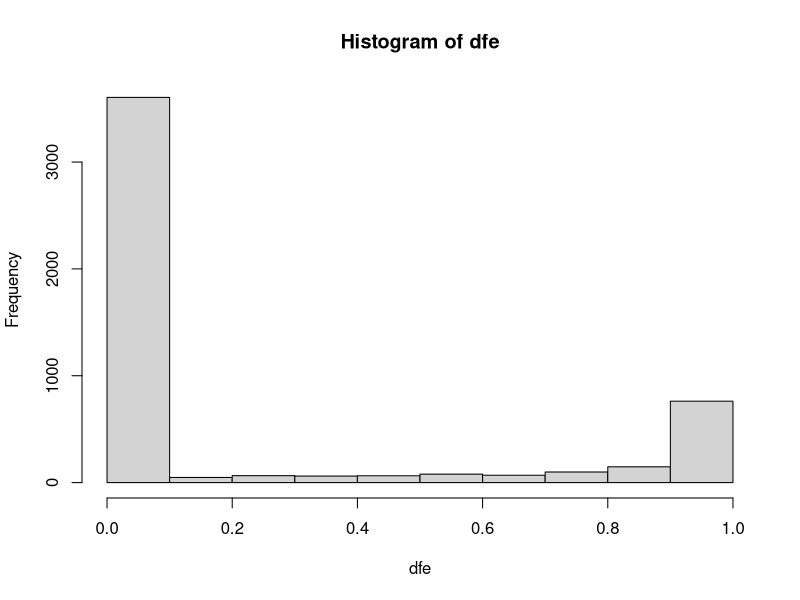

This chart was generated by the following R code:
# The purpose of this code is to compare the impact of
# achiasmatic meiosis on fusions of large or small autosomes
# with sex chromosomes we will build a canonically inspired
# model where the sex chromosome has an SDL and the autosomes have 
# SA loci

#  sex chromosome         autosome 1         autosome 2
#  1-12(PAR) SDL 14-25    26-35 SA 37-50     51-60 SA 62-100
#

# SDL 0=X 1=Y
# SA 0=female benefit; 1=male benefit
# All other loci are general fitness loci with values from 0-1
# reflecting their fitness. Fitness will be multiplicative

# genotype at SA    male      female
#  00                1-s      1
#  01                1-.5s    1-.5s
#  11                1        1-s
#

# for all models females will recombine on all chromosomes
# for achiasmatic model males will have no recombination on
# any chromosomes but females will recombine as normal
# males that are chiasmatic will recombine only in the PAR 
# region on the sex chromosome.



# variables
# s: the selection coefficient for SA .5
# dfe: vector of selection coefficients for general fitness loci
# gen: number of generations to run
# iter: number of trials to use
# 

# 1 make random starting genomes
# Input the number of genomes, output a list where each entry is a genome
GetPop <- function(N){
  pop <- vector(mode = "list", length = N)
  for(i in 1:N){
    # Set all general fitness loci equal to 1
    pop[[i]] <- matrix(rep(1, 200), nrow = 2, ncol = 100)
    # Set each SDL to 1 or 0 with prob of 0.5, because 50% chance of being male
    # or female, but make it impossible to have 2 Y chromosomes
    pop[[i]][,13] <- sample(c(0,0,0,1), size = 2, replace = F)
    # TODO Should SAL have equal probability of being male or female benefit?
    pop[[i]][,36] <- sample(0:1, size = 2, replace = T, prob = rep(0.5,2))
    pop[[i]][,61] <- sample(0:1, size = 2, replace = T, prob = rep(0.5,2))
  }
  return(pop)
}

# 2 assess fitness
# pop = list of genomes from GetPop()
# s36 = selection coefficient on sexually-antagonistic locus at 36
# s61 = selection coefficient on sexually-antagonistic locus at 61
GetFit <- function(pop, s36, s61){
  # Initialize a vector of fitness values for all individuals in the population
  pop_fits <- vector(mode = "numeric", length = length(pop))
  
  # Iterate through each individual in the population
  for(i in 1:length(pop)){
    # Create a vector of averaged fitness values of ALL homologous loci, 
    # excluding the SDL and SAL
    locus_fits <- colSums(pop[[i]][,-c(13,36,61)])/2
    
    # If the individual is a male...
    if(1 %in% pop[[i]][,13]){
      # If SAL36 genotype is 00, append 1-s36 to vector
      if(sum(pop[[i]][,36]) == 0){
        locus_fits <- append(locus_fits, 1 - s36)
      # If SAL36 genotype is 01, append 1 - 0.5*s36 to vector
      }else if(sum(pop[[i]][,36]) == 1){
        locus_fits <- append(locus_fits, 1 - 0.5*s36)
      }
      # If SAL36 genotype is 11, do nothing (appending 1 would not change product)
      
      # Repeat for SAL61
      if(sum(pop[[i]][,61]) == 0){
        locus_fits <- append(locus_fits, 1 - s61)
      }else if(sum(pop[[i]][,61]) == 1){
        locus_fits <- append(locus_fits, 1 - 0.5*s61)
      }
    # If the individual is a female...
    }else{
      # If SAL36 genotype is 11, append 1-s36 to vector
      if(sum(pop[[i]][,36]) == 2){
        locus_fits <- append(locus_fits, 1 - s36)
        # If SAL36 genotype is 01, append 1 - 0.5*s36 to vector
      }else if(sum(pop[[i]][,36]) == 1){
        locus_fits <- append(locus_fits, 1 - 0.5*s36)
      }
      # If SAL36 genotype is 00, do nothing (appending 1 would not change product)
      
      # Repeat for SAL61
      if(sum(pop[[i]][,61]) == 2){
        locus_fits <- append(locus_fits, 1 - s61)
      }else if(sum(pop[[i]][,61]) == 1){
        locus_fits <- append(locus_fits, 1 - 0.5*s61)
      }
      
    }
    # Take product of fitness vector and add to vector of population fitness
    # values
    pop_fits[[i]] <- prod(locus_fits)
  }
  # Return vector of fitness values of each individual
  return(pop_fits)
}

# 3 pick parents

# 4 make gametes

# 5 lay down mutations
dfe <- rgamma(5000, shape = .28, scale=113)
# values less than -1 are not meaningful
dfe[dfe>1] <- 1
dfe <- 1-dfe
hist(dfe)
# 6 make next gen

# 7 return to step 2


